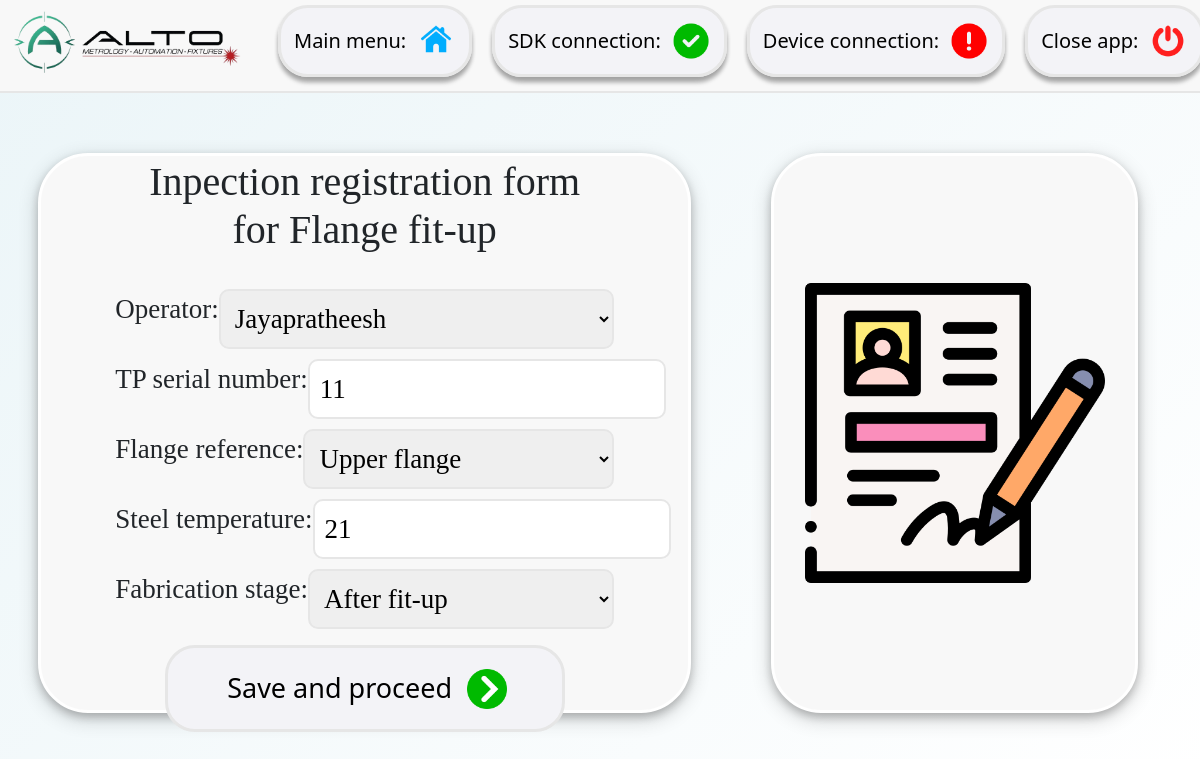
The page /fill_form/update/47/ on the database its author committed.
### user_interface/models.py (models this page shows, shortened)
class MainFunction(models.Model):
    name = models.CharField(blank=False, max_length=200)
    view_name = models.CharField(blank=False, max_length=200)
    def __str__(self):
        return self.name

class FillForm(models.Model):
    date_time = models.DateTimeField(auto_now=True)
    report_number = models.CharField(max_length=200, blank=False, verbose_name='Report number')
    operator = models.ForeignKey(Operator, on_delete=models.CASCADE, verbose_name='Operator')
    tp_number = models.IntegerField(blank=False, verbose_name='TP serial number')
    can_ref = models.CharField(blank=True, verbose_name='CAN reference', choices=list_of_cans, max_length=200, null=True)
    steel_temperature = models.IntegerField(blank=False, verbose_name='Steel temperature')
    fabrication_stage = models.CharField(max_length=200, blank=False, verbose_name='Fabrication stage', choices=list_of_stages)
    production_machine = models.CharField(max_length=200, blank=True, verbose_name='Production machine', choices=list_of_machines)
    plate_thickness = models.FloatField(blank=True, verbose_name='Actual plate thickness', null=True)
    passes_inside = models.IntegerField(blank=True, verbose_name='Number of passes inside', null=True)
    material_deposited_inside = models.IntegerField(blank=True, verbose_name='Material deposited inside', null=True)
    passes_outside = models.IntegerField(blank=True, verbose_name='Number of passes outside', null=True)
    material_deposited_outside = models.IntegerField(blank=True, verbose_name='Material deposited outside', null=True)
    flange_ref = models.CharField(blank=True, verbose_name='Flange reference', choices=list_of_flanges, max_length=200, null=True)
    file_path = models.CharField(max_length=250, blank=False)
    station_name = models.ForeignKey(MainFunction, on_delete=models.CASCADE, verbose_name='Station name')

### user_interface/views.py (the view)
# urls.py: path('fill_form/update/<int:pk>/', FillFormUpdate.as_view(), name='fill_form_update'),
class FillFormUpdate(UpdateView):
    model = FillForm
    template_name = 'user_interface/form.html'
    fields = ['operator',
              'tp_number',
              'flange_ref',
              'can_ref',
              'steel_temperature',
              'fabrication_stage',
              'production_machine',
              'plate_thickness',
              'passes_inside',
              'material_deposited_inside',
              'passes_outside',
              'material_deposited_outside']
    def get_context_data(self, **kwargs):
        context = super().get_context_data(**kwargs)
        context['station_name'] = FillForm.objects.get(pk=self.kwargs['pk']).station_name
        return context

### user_interface/models.py (called while the page is built)
    def __str__(self):
        return self.full_name

### user_interface/templates/user_interface/form.html (shortened to what this page needs)
{% extends "user_interface/base.html" %}
{% load static %}
{% block page_css %}
<link rel="stylesheet" href="{% static 'user_interface/form.css' %}">
{% endblock %}
{% block content %}
    <div class="container-flex text-center">
      <div class="row align-items-center">
        <div class="col" id="in-form">
            <form method="post" action="">{% csrf_token %}
                <div class="title">
                    <h1>Inpection registration form for {{ station_name }} </h1>
                </div>
                <div class="form-ui">
                    <ul>
                    {{ form.as_ul }}
                    </ul>
                    <div class="form-footer">
                        <button type="submit">
                            <span>Save and proceed</span>
                            <img src="{% static 'icons/right.png' %}">
                        </button>
                    </div>
                </div>
            </form>
        </div>
        <div class="col col-4 picture">
            <img src="{% static 'icons/registration.png' %}">
        </div>
      </div>
    </div>
{% endblock %}

### user_interface/static/user_interface/base.css (style rules this page uses)
body { background: #F3F3F7; background: linear-gradient(136deg,rgba(235, 245, 248, 1) 0%, rgba(255, 255, 255, 1) 100%); margin: 0px; height: 100vh; overflow: hidden; }

### user_interface/static/user_interface/form.css (style rules this page uses)
.picture img { width: 300px; }
.picture { margin-left: 80px; background-color: rgb(248,248,248); box-shadow: 0 4px 8px 0 rgba(0, 0, 0, 0.2), 0 6px 20px 0 rgba(0, 0, 0, 0.19); border-style: solid; border-color: white; border-width: 3px; border-radius: 50px; display: flex; flex-direction: column; align-items: center; justify-content: center; }
.container-flex { height: 85vh; display: flex; padding-left: 50px; padding-right: 50px; }
.row { width: 100%; }
.col { height: 70vh; }
#in-form { display: flex; justify-content: center; align-items: center; border: solid; border-color: white; border-width: 3px; border-radius: 50px; background-color: rgb(248,248,248); box-shadow: 0 4px 8px 0 rgba(0, 0, 0, 0.2), 0 6px 20px 0 rgba(0, 0, 0, 0.19); }
#in-form h1 { padding: 10px; margin: 15px; font-family: "SANS-SERIF"; }
.form-ui { display: flex; flex-direction: column; justify-content: space-between; }
ul { padding-left: 0px; list-style: none; }
form { width: 80%; }
li { font-size: 27px; font-family: "SANS-SERIF"; display: flex; justify-content: space-between; margin-top: 10px; }
select, input { width: 400px; height: 60px; padding: 10px; font-size: 27px; font-family: "SANS-SERIF"; border-style: solid; border-width: 2px; border-color: rgb(230,230,230); border-radius: 10px; }
button { border: none; display: flex; align-items: center; justify-content: center; width: 400px; border-style: solid; padding: 10px; border-radius: 30px; border-color: rgb(230, 230, 230); background: linear-gradient(90deg, rgba(243, 243, 247, 1) 100%, rgba(249, 248, 250, 1) 0%); }
.form-footer { display: flex; justify-content: center; }
button span { font-size: 27px; color: black; padding: 10px; }
button img { margin: 5px; width: 40px; }
label { white-space: nowrap; }

### rows shown on the page
MainFunction: name "Flange fit-up"
FillForm: operator "Jayapratheesh", tp_number "11", flange_ref "Upper flange", steel_temperature "21", fabrication_stage "After fit-up"
